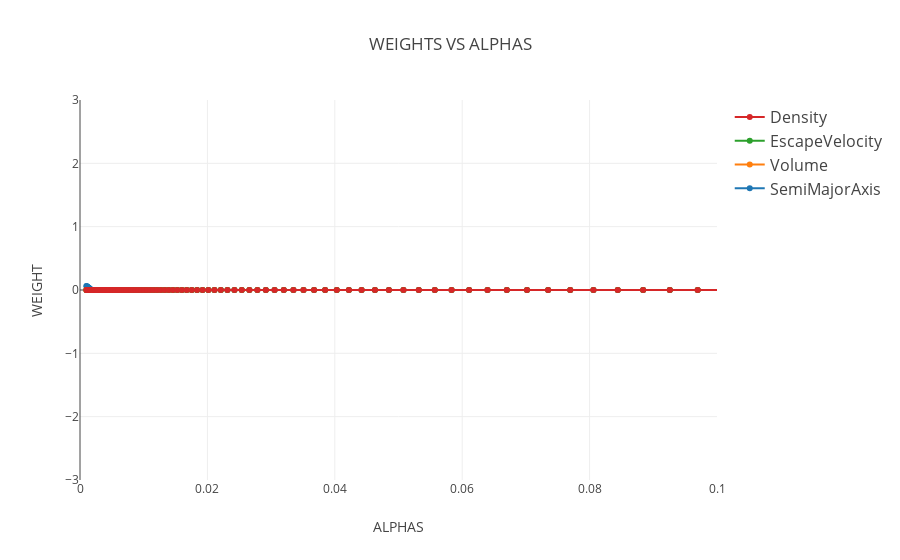

Notebook code cell kept with this figure:
### Markdown cell above
## WEIGHT VS ALPHA ##

### Code cell
data = []
for beta in range(len(X_train.columns)):
    trace = go.Scatter(
        x = alphas,
        y = coefs[:,beta],
        mode='lines+markers',
        name = X_train.columns[beta],
        line=dict(shape='linear')
    )
    data.append(trace)
layout = dict(
    title='WEIGHTS VS ALPHAS',
    yaxis = dict(
        range = [-3,3],
        title='WEIGHT'
    ),
    xaxis = dict(
        range = [0,0.1],
        title='ALPHAS'
    ),
    legend=dict(
        traceorder='reversed',
        font=dict(size=16)
    ))

fig = dict(data=data, layout=layout)
plot.iplot(fig, filename='WEIGHT_VS_ALPHA_PLANETARY')

### Figure 1 — Plotly figure (JSON) as saved in the notebook; plotly's stock layout.template omitted (floating-point values rounded to 4 significant figures; data arrays with more than 128 entries replaced by an {"elided": "..."} marker saying what was removed)
{"data": [{"line": {"shape": "linear"}, "mode": "lines+markers", "name": "SemiMajorAxis", "type": "scatter", "x": {"elided": "300 float values"}, "y": {"elided": "300 float values"}}, {"line": {"shape": "linear"}, "mode": "lines+markers", "name": "Volume", "type": "scatter", "x": {"elided": "300 float values"}, "y": {"elided": "300 int values"}}, {"line": {"shape": "linear"}, "mode": "lines+markers", "name": "EscapeVelocity", "type": "scatter", "x": {"elided": "300 float values"}, "y": {"elided": "300 int values"}}, {"line": {"shape": "linear"}, "mode": "lines+markers", "name": "Density", "type": "scatter", "x": {"elided": "300 float values"}, "y": {"elided": "300 int values"}}], "layout": {"legend": {"font": {"size": 16}, "traceorder": "reversed"}, "title": "WEIGHTS VS ALPHAS", "xaxis": {"range": [0, 0.1], "title": "ALPHAS"}, "yaxis": {"range": [-3, 3], "title": "WEIGHT"}}}
